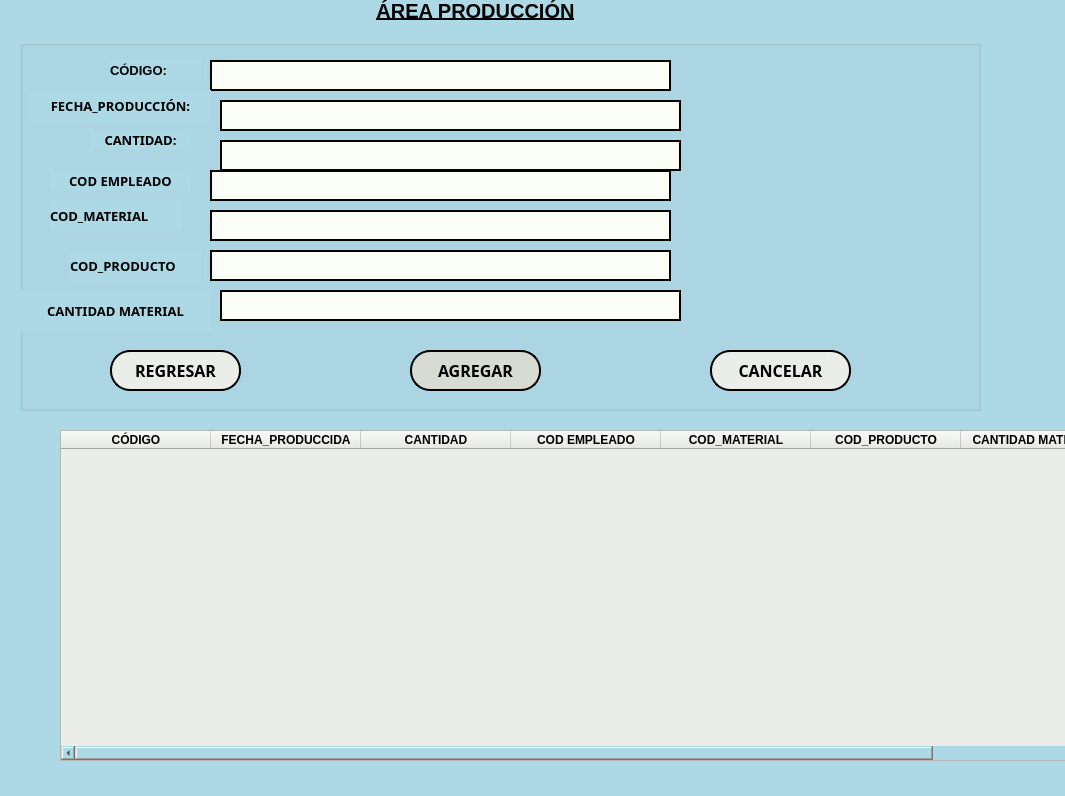
<?xml version="1.0" encoding="UTF-8"?>
<ui version="4.0">
 <class>MainWindow</class>
 <widget class="QMainWindow" name="MainWindow">
  <property name="geometry">
   <rect>
    <x>0</x>
    <y>0</y>
    <width>1065</width>
    <height>796</height>
   </rect>
  </property>
  <property name="windowTitle">
   <string>MainWindow</string>
  </property>
  <property name="styleSheet">
   <string notr="true">background-color: #ADD8E6; /* Azul Claro */
</string>
  </property>
  <widget class="QWidget" name="centralwidget">
   <widget class="QTableWidget" name="tablaproduccion">
    <property name="geometry">
     <rect>
      <x>60</x>
      <y>430</y>
      <width>1031</width>
      <height>331</height>
     </rect>
    </property>
    <property name="font">
     <font>
      <family>Century Gothic</family>
      <pointsize>8</pointsize>
     </font>
    </property>
    <property name="styleSheet">
     <string notr="true">background-color: rgb(235, 237, 232);</string>
    </property>
    <property name="tabKeyNavigation">
     <bool>true</bool>
    </property>
    <attribute name="horizontalHeaderDefaultSectionSize">
     <number>150</number>
    </attribute>
    <column>
     <property name="text">
      <string>CÓDIGO</string>
     </property>
     <property name="font">
      <font>
       <weight>75</weight>
       <bold>true</bold>
      </font>
     </property>
     <property name="textAlignment">
      <set>AlignCenter</set>
     </property>
    </column>
    <column>
     <property name="text">
      <string>FECHA_PRODUCCIDA</string>
     </property>
     <property name="font">
      <font>
       <weight>75</weight>
       <bold>true</bold>
      </font>
     </property>
     <property name="textAlignment">
      <set>AlignCenter</set>
     </property>
    </column>
    <column>
     <property name="text">
      <string>CANTIDAD</string>
     </property>
     <property name="font">
      <font>
       <weight>75</weight>
       <bold>true</bold>
      </font>
     </property>
     <property name="textAlignment">
      <set>AlignCenter</set>
     </property>
    </column>
    <column>
     <property name="text">
      <string>COD EMPLEADO</string>
     </property>
     <property name="font">
      <font>
       <weight>75</weight>
       <bold>true</bold>
      </font>
     </property>
     <property name="textAlignment">
      <set>AlignCenter</set>
     </property>
    </column>
    <column>
     <property name="text">
      <string>COD_MATERIAL</string>
     </property>
     <property name="font">
      <font>
       <weight>75</weight>
       <bold>true</bold>
      </font>
     </property>
     <property name="textAlignment">
      <set>AlignCenter</set>
     </property>
    </column>
    <column>
     <property name="text">
      <string>COD_PRODUCTO</string>
     </property>
     <property name="font">
      <font>
       <weight>75</weight>
       <bold>true</bold>
      </font>
     </property>
     <property name="textAlignment">
      <set>AlignCenter</set>
     </property>
    </column>
    <column>
     <property name="text">
      <string>CANTIDAD MATERIAL</string>
     </property>
     <property name="font">
      <font>
       <weight>75</weight>
       <bold>true</bold>
      </font>
     </property>
     <property name="textAlignment">
      <set>AlignCenter</set>
     </property>
    </column>
   </widget>
   <widget class="QGroupBox" name="groupBox">
    <property name="geometry">
     <rect>
      <x>20</x>
      <y>40</y>
      <width>961</width>
      <height>371</height>
     </rect>
    </property>
    <property name="title">
     <string/>
    </property>
    <widget class="QLabel" name="label_2">
     <property name="geometry">
      <rect>
       <x>90</x>
       <y>20</y>
       <width>91</width>
       <height>20</height>
      </rect>
     </property>
     <property name="font">
      <font>
       <pointsize>10</pointsize>
       <weight>75</weight>
       <bold>true</bold>
      </font>
     </property>
     <property name="text">
      <string>CÓDIGO: </string>
     </property>
    </widget>
    <widget class="QLabel" name="label_3">
     <property name="geometry">
      <rect>
       <x>30</x>
       <y>160</y>
       <width>131</width>
       <height>31</height>
      </rect>
     </property>
     <property name="font">
      <font>
       <family>Century Gothic</family>
       <pointsize>10</pointsize>
       <weight>75</weight>
       <bold>true</bold>
      </font>
     </property>
     <property name="text">
      <string>COD_MATERIAL</string>
     </property>
    </widget>
    <widget class="QLabel" name="label_4">
     <property name="geometry">
      <rect>
       <x>70</x>
       <y>90</y>
       <width>101</width>
       <height>20</height>
      </rect>
     </property>
     <property name="font">
      <font>
       <family>Century Gothic</family>
       <pointsize>10</pointsize>
       <weight>75</weight>
       <bold>true</bold>
      </font>
     </property>
     <property name="text">
      <string>CANTIDAD:</string>
     </property>
     <property name="alignment">
      <set>Qt::AlignCenter</set>
     </property>
    </widget>
    <widget class="QLineEdit" name="codpro">
     <property name="geometry">
      <rect>
       <x>190</x>
       <y>20</y>
       <width>461</width>
       <height>31</height>
      </rect>
     </property>
     <property name="styleSheet">
      <string notr="true">background-color: rgb(251, 255, 246);
border: 2px solid black;</string>
     </property>
    </widget>
    <widget class="QLineEdit" name="cantidadpro">
     <property name="geometry">
      <rect>
       <x>200</x>
       <y>100</y>
       <width>461</width>
       <height>31</height>
      </rect>
     </property>
     <property name="styleSheet">
      <string notr="true">background-color: rgb(251, 255, 246);
border: 2px solid black;</string>
     </property>
    </widget>
    <widget class="QLineEdit" name="fechapro">
     <property name="geometry">
      <rect>
       <x>200</x>
       <y>60</y>
       <width>461</width>
       <height>31</height>
      </rect>
     </property>
     <property name="styleSheet">
      <string notr="true">background-color: rgb(251, 255, 246);
border: 2px solid black;</string>
     </property>
    </widget>
    <widget class="QLineEdit" name="codemple">
     <property name="geometry">
      <rect>
       <x>190</x>
       <y>130</y>
       <width>461</width>
       <height>31</height>
      </rect>
     </property>
     <property name="styleSheet">
      <string notr="true">background-color: rgb(251, 255, 246);
border: 2px solid black;</string>
     </property>
    </widget>
    <widget class="QLabel" name="label_8">
     <property name="geometry">
      <rect>
       <x>10</x>
       <y>50</y>
       <width>181</width>
       <height>31</height>
      </rect>
     </property>
     <property name="font">
      <font>
       <family>Century Gothic</family>
       <pointsize>10</pointsize>
       <weight>75</weight>
       <bold>true</bold>
      </font>
     </property>
     <property name="text">
      <string>FECHA_PRODUCCIÓN:</string>
     </property>
     <property name="alignment">
      <set>Qt::AlignCenter</set>
     </property>
    </widget>
    <widget class="QLabel" name="label_9">
     <property name="geometry">
      <rect>
       <x>30</x>
       <y>130</y>
       <width>141</width>
       <height>21</height>
      </rect>
     </property>
     <property name="font">
      <font>
       <family>Century Gothic</family>
       <pointsize>10</pointsize>
       <weight>75</weight>
       <bold>true</bold>
      </font>
     </property>
     <property name="text">
      <string>COD EMPLEADO</string>
     </property>
     <property name="alignment">
      <set>Qt::AlignCenter</set>
     </property>
    </widget>
    <widget class="QPushButton" name="regresar">
     <property name="geometry">
      <rect>
       <x>90</x>
       <y>310</y>
       <width>131</width>
       <height>41</height>
      </rect>
     </property>
     <property name="font">
      <font>
       <family>Century Gothic</family>
       <pointsize>12</pointsize>
       <weight>75</weight>
       <bold>true</bold>
      </font>
     </property>
     <property name="styleSheet">
      <string notr="true">background-color: rgb(235, 237, 232);
border: 2px solid black;
    border-radius: 20px;
    padding: 8px;</string>
     </property>
     <property name="text">
      <string>REGRESAR</string>
     </property>
    </widget>
    <widget class="QPushButton" name="registrarproduccion">
     <property name="geometry">
      <rect>
       <x>390</x>
       <y>310</y>
       <width>131</width>
       <height>41</height>
      </rect>
     </property>
     <property name="font">
      <font>
       <family>Century Gothic</family>
       <pointsize>12</pointsize>
       <weight>75</weight>
       <bold>true</bold>
      </font>
     </property>
     <property name="styleSheet">
      <string notr="true">background-color: rgb(215, 219, 210);
border: 2px solid black;
    border-radius: 20px;
    padding: 8px;</string>
     </property>
     <property name="text">
      <string>AGREGAR</string>
     </property>
    </widget>
    <widget class="QPushButton" name="cancelarprod">
     <property name="geometry">
      <rect>
       <x>690</x>
       <y>310</y>
       <width>141</width>
       <height>41</height>
      </rect>
     </property>
     <property name="font">
      <font>
       <family>Century Gothic</family>
       <pointsize>12</pointsize>
       <weight>75</weight>
       <bold>true</bold>
      </font>
     </property>
     <property name="styleSheet">
      <string notr="true">border: 2px solid black;
background-color: rgb(235, 237, 232);
    border-radius: 20px;
    padding: 8px;</string>
     </property>
     <property name="text">
      <string>CANCELAR</string>
     </property>
    </widget>
    <widget class="QLineEdit" name="codmaterial">
     <property name="geometry">
      <rect>
       <x>190</x>
       <y>170</y>
       <width>461</width>
       <height>31</height>
      </rect>
     </property>
     <property name="styleSheet">
      <string notr="true">background-color: rgb(251, 255, 246);
border: 2px solid black;</string>
     </property>
    </widget>
    <widget class="QLabel" name="label_5">
     <property name="geometry">
      <rect>
       <x>50</x>
       <y>210</y>
       <width>131</width>
       <height>31</height>
      </rect>
     </property>
     <property name="font">
      <font>
       <family>Century Gothic</family>
       <pointsize>10</pointsize>
       <weight>75</weight>
       <bold>true</bold>
      </font>
     </property>
     <property name="text">
      <string>COD_PRODUCTO</string>
     </property>
    </widget>
    <widget class="QLineEdit" name="codproducto">
     <property name="geometry">
      <rect>
       <x>190</x>
       <y>210</y>
       <width>461</width>
       <height>31</height>
      </rect>
     </property>
     <property name="styleSheet">
      <string notr="true">background-color: rgb(251, 255, 246);
border: 2px solid black;</string>
     </property>
    </widget>
    <widget class="QLabel" name="label_6">
     <property name="geometry">
      <rect>
       <x>0</x>
       <y>250</y>
       <width>191</width>
       <height>41</height>
      </rect>
     </property>
     <property name="font">
      <font>
       <family>Century Gothic</family>
       <pointsize>10</pointsize>
       <weight>75</weight>
       <bold>true</bold>
      </font>
     </property>
     <property name="text">
      <string>CANTIDAD MATERIAL</string>
     </property>
     <property name="alignment">
      <set>Qt::AlignCenter</set>
     </property>
    </widget>
    <widget class="QLineEdit" name="cantidad_materialpro">
     <property name="geometry">
      <rect>
       <x>200</x>
       <y>250</y>
       <width>461</width>
       <height>31</height>
      </rect>
     </property>
     <property name="styleSheet">
      <string notr="true">background-color: rgb(251, 255, 246);
border: 2px solid black;</string>
     </property>
    </widget>
   </widget>
   <widget class="QLabel" name="label">
    <property name="geometry">
     <rect>
      <x>220</x>
      <y>0</y>
      <width>511</width>
      <height>21</height>
     </rect>
    </property>
    <property name="font">
     <font>
      <pointsize>15</pointsize>
      <weight>75</weight>
      <italic>false</italic>
      <bold>true</bold>
      <underline>true</underline>
     </font>
    </property>
    <property name="text">
     <string>ÁREA PRODUCCIÓN</string>
    </property>
    <property name="alignment">
     <set>Qt::AlignCenter</set>
    </property>
   </widget>
  </widget>
  <widget class="QMenuBar" name="menubar">
   <property name="geometry">
    <rect>
     <x>0</x>
     <y>0</y>
     <width>1065</width>
     <height>26</height>
    </rect>
   </property>
  </widget>
  <widget class="QStatusBar" name="statusbar"/>
 </widget>
 <resources/>
 <connections/>
</ui>
